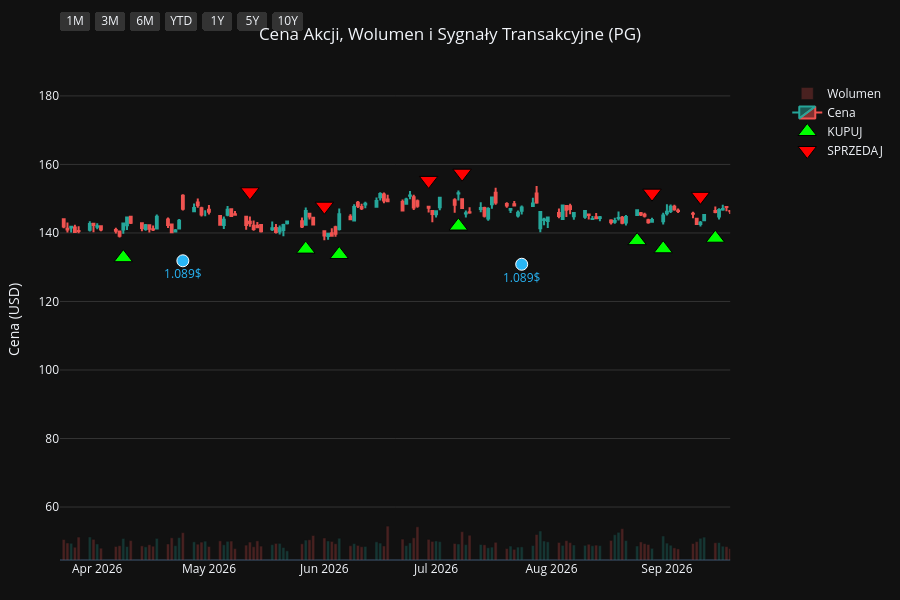
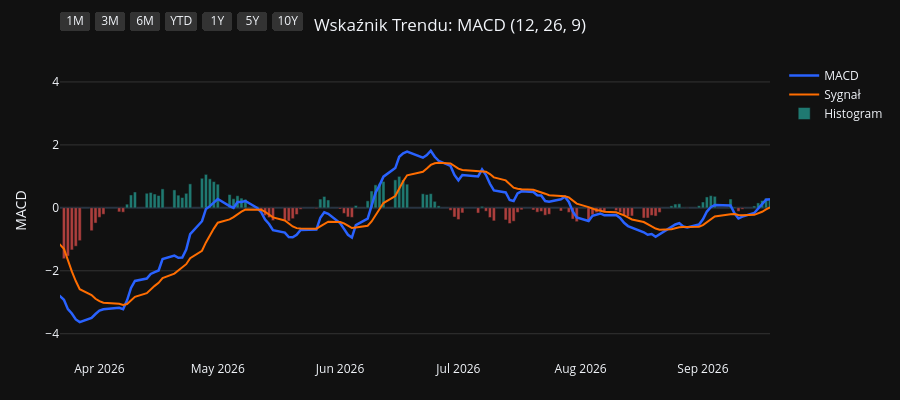
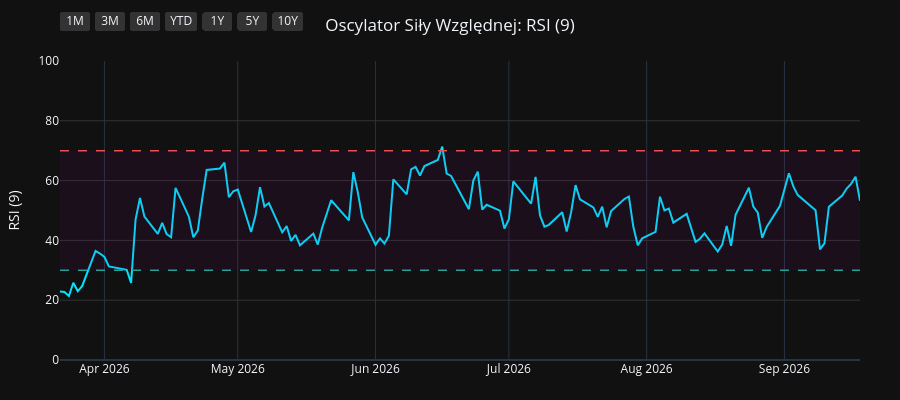
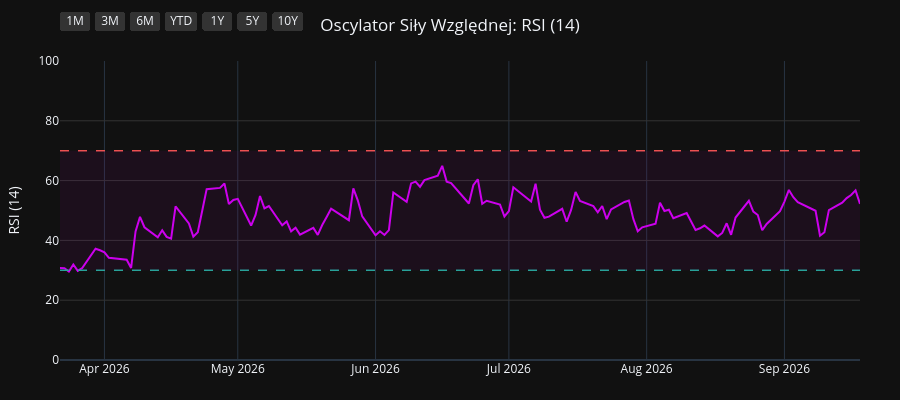

Notebook cell for these charts, in order:
### Code cell
import os
import yfinance as yf
import pandas as pd
import pandas_ta as ta
import plotly.graph_objects as go
from plotly.subplots import make_subplots

# 1. Pobranie i przygotowanie danych
symbol = os.environ.get("STOCK_TICKER", "").strip().upper()
if not symbol:
    raise RuntimeError("Set STOCK_TICKER before running price_extractor.ipynb")
df = yf.Ticker(symbol).history(period="10y")
df.index = df.index.tz_localize(None)

# Wskaźniki i sygnały
df.ta.macd(fast=12, slow=26, signal=9, append=True)
df.ta.rsi(length=9, append=True)
df.ta.rsi(length=14, append=True)
df.ta.rsi(length=21, append=True)
df.dropna(inplace=True)

macd = df['MACD_12_26_9']
signal = df['MACDs_12_26_9']
wczorajszy_macd = macd.shift(1)
wczorajszy_signal = signal.shift(1)

df['Decyzja'] = 'BRAK'
df.loc[(macd > signal) & (wczorajszy_macd <= wczorajszy_signal), 'Decyzja'] = 'KUPUJ'
df.loc[(macd < signal) & (wczorajszy_macd >= wczorajszy_signal), 'Decyzja'] = 'SPRZEDAJ'

df_kupuj = df[df['Decyzja'] == 'KUPUJ']
df_sprzedaj = df[df['Decyzja'] == 'SPRZEDAJ']
df_dywidendy = df[df['Dividends'] > 0]
df_splity = df[df['Stock Splits'] > 0]

# Wspólna konfiguracja osi X
konfiguracja_osi_x = dict(
    type="date",
    showspikes=True, spikemode="across", spikesnap="cursor", spikedash="dot", spikecolor="#ffffff", spikethickness=1, hoverformat="%Y-%m-%d",
    rangeselector=dict(
        buttons=list([
            dict(count=1, label="1M", step="month", stepmode="backward"),
            dict(count=3, label="3M", step="month", stepmode="backward"),
            dict(count=6, label="6M", step="month", stepmode="backward"),
            dict(count=1, label="YTD", step="year", stepmode="todate"),
            dict(count=1, label="1Y", step="year", stepmode="backward"),
            dict(count=5, label="5Y", step="year", stepmode="backward"),
            dict(step="all", label="10Y")
        ]),
        bgcolor="#333333", activecolor="#2962ff", x=0, y=1.1
    )
)

# ==========================================
# WYKRES 1: CENA + WOLUMEN + SYGNAŁY
# ==========================================
fig1 = make_subplots(specs=[[{"secondary_y": True}]])

kolory_wolumenu = ['#26a69a' if row['Close'] >= row['Open'] else '#ef5350' for index, row in df.iterrows()]
fig1.add_trace(go.Bar(x=df.index, y=df['Volume'], marker_color=kolory_wolumenu, opacity=0.25, name='Wolumen'), secondary_y=True)
fig1.add_trace(go.Candlestick(x=df.index, open=df['Open'], high=df['High'], low=df['Low'], close=df['Close'], name='Cena', increasing_line_color='#26a69a', decreasing_line_color='#ef5350'), secondary_y=False)
fig1.add_trace(go.Scatter(x=df_kupuj.index, y=df_kupuj['Low'] * 0.95, customdata=df_kupuj[['Low', 'High']], mode='markers', marker=dict(symbol='triangle-up', size=16, color='#00ff00', line=dict(width=1, color='black')), name='KUPUJ', hovertemplate='KUPUJ<br>Najniższa: %{customdata[0]:.2f}<br>Najwyższa: %{customdata[1]:.2f}<extra></extra>'), secondary_y=False)
fig1.add_trace(go.Scatter(x=df_sprzedaj.index, y=df_sprzedaj['High'] * 1.05, customdata=df_sprzedaj[['Low', 'High']], mode='markers', marker=dict(symbol='triangle-down', size=16, color='#ff0000', line=dict(width=1, color='black')), name='SPRZEDAJ', hovertemplate='SPRZEDAJ<br>Najniższa: %{customdata[0]:.2f}<br>Najwyższa: %{customdata[1]:.2f}<extra></extra>'), secondary_y=False)

if not df_dywidendy.empty:
    fig1.add_trace(go.Scatter(x=df_dywidendy.index, y=df_dywidendy['Low'] * 0.90, mode='markers+text', marker=dict(symbol='circle', size=12, color='#29b6f6', line=dict(width=1, color='white')), text=df_dywidendy['Dividends'].apply(lambda x: f"{x}$"), textposition="bottom center", name='Dywidenda', showlegend=False, hovertemplate='Dywidenda: %{text}<extra></extra>', textfont=dict(color="#29b6f6")), secondary_y=False)
if not df_splity.empty:
                    fig1.add_trace(go.Scatter(x=df_splity.index, y=df_splity['High'], mode='markers+text', marker=dict(symbol='star', size=16, color='#ffee58', line=dict(width=1, color='black')), text=df_splity['Stock Splits'].apply(lambda x: f"{x:g}:1" if x >= 1 else f"1:{1 / x:g}"), textposition="top center", name='Split', hovertemplate='%{text}<extra></extra>', textfont=dict(color="#ffee58")), secondary_y=False)

fig1.update_layout(title=dict(text=f"Cena Akcji, Wolumen i Sygnały Transakcyjne ({symbol})", x=0.5, xanchor='center'), dragmode='pan', xaxis_rangeslider_visible=False, template='plotly_dark', height=600, hovermode='x unified', margin=dict(l=60, r=40, t=60, b=40))
fig1.update_xaxes(**konfiguracja_osi_x)
fig1.update_xaxes(range=[df.index.max() - pd.Timedelta(days=180), df.index.max()])
fig1.update_yaxes(title_text="Cena (USD)", secondary_y=False, gridcolor='#333333')
fig1.update_yaxes(range=[0, df['Volume'].max() * 4], showgrid=False, showticklabels=False, secondary_y=True)
fig1.show(config={'scrollZoom': True})

# ==========================================
# WYKRES 2: WSKAŹNIK MACD
# ==========================================
fig2 = go.Figure()
fig2.add_trace(go.Scatter(x=df.index, y=df['MACD_12_26_9'], line=dict(color='#2962ff', width=2.5), name='MACD'))
fig2.add_trace(go.Scatter(x=df.index, y=df['MACDs_12_26_9'], line=dict(color='#ff6d00', width=2), name='Sygnał'))
kolory_macd = ['#26a69a' if val >= 0 else '#ef5350' for val in df['MACDh_12_26_9']]
fig2.add_trace(go.Bar(x=df.index, y=df['MACDh_12_26_9'], marker_color=kolory_macd, name='Histogram', opacity=0.7))
fig2.update_layout(title=dict(text="Wskaźnik Trendu: MACD (12, 26, 9)", x=0.5, xanchor='center'), dragmode='pan', xaxis_rangeslider_visible=False, template='plotly_dark', height=400, hovermode='x unified', margin=dict(l=60, r=40, t=60, b=40))
fig2.update_xaxes(**konfiguracja_osi_x)
fig2.update_xaxes(range=[df.index.max() - pd.Timedelta(days=180), df.index.max()])
fig2.update_yaxes(title_text="MACD", gridcolor='#333333')
fig2.show(config={'scrollZoom': True})

# ==========================================
# WYKRES 3: OSCYLATOR RSI (9)
# ==========================================
fig3 = go.Figure()
fig3.add_trace(go.Scatter(x=df.index, y=df['RSI_9'], line=dict(color='#00e5ff', width=2), name='RSI (9)'))
fig3.add_hline(y=70, line_dash="dash", line_color="#ef5350", line_width=1.5)
fig3.add_hline(y=30, line_dash="dash", line_color="#26a69a", line_width=1.5)
fig3.add_hrect(y0=30, y1=70, line_width=0, fillcolor="purple", opacity=0.1)
fig3.update_layout(title=dict(text="Oscylator Siły Względnej: RSI (9)", x=0.5, xanchor='center'), dragmode='pan', xaxis_rangeslider_visible=False, template='plotly_dark', height=400, hovermode='x unified', margin=dict(l=60, r=40, t=60, b=40))
fig3.update_xaxes(**konfiguracja_osi_x)
fig3.update_xaxes(range=[df.index.max() - pd.Timedelta(days=180), df.index.max()])
fig3.update_yaxes(title_text="RSI (9)", range=[0, 100], gridcolor='#333333')
fig3.show(config={'scrollZoom': True})

# ==========================================
# WYKRES 4: OSCYLATOR RSI (14)
# ==========================================
fig4 = go.Figure()
fig4.add_trace(go.Scatter(x=df.index, y=df['RSI_14'], line=dict(color='#d500f9', width=2), name='RSI (14)'))
fig4.add_hline(y=70, line_dash="dash", line_color="#ef5350", line_width=1.5)
fig4.add_hline(y=30, line_dash="dash", line_color="#26a69a", line_width=1.5)
fig4.add_hrect(y0=30, y1=70, line_width=0, fillcolor="purple", opacity=0.1)
fig4.update_layout(title=dict(text="Oscylator Siły Względnej: RSI (14)", x=0.5, xanchor='center'), dragmode='pan', xaxis_rangeslider_visible=False, template='plotly_dark', height=400, hovermode='x unified', margin=dict(l=60, r=40, t=60, b=40))
fig4.update_xaxes(**konfiguracja_osi_x)
fig4.update_xaxes(range=[df.index.max() - pd.Timedelta(days=180), df.index.max()])
fig4.update_yaxes(title_text="RSI (14)", range=[0, 100], gridcolor='#333333')
fig4.show(config={'scrollZoom': True})

# ==========================================
# WYKRES 5: OSCYLATOR RSI (21)
# ==========================================
fig5 = go.Figure()
fig5.add_trace(go.Scatter(x=df.index, y=df['RSI_21'], line=dict(color='#64dd17', width=2), name='RSI (21)'))
fig5.add_hline(y=70, line_dash="dash", line_color="#ef5350", line_width=1.5)
fig5.add_hline(y=30, line_dash="dash", line_color="#26a69a", line_width=1.5)
fig5.add_hrect(y0=30, y1=70, line_width=0, fillcolor="purple", opacity=0.1)
fig5.update_layout(title=dict(text="Oscylator Siły Względnej: RSI (21)", x=0.5, xanchor='center'), dragmode='pan', xaxis_rangeslider_visible=False, template='plotly_dark', height=400, hovermode='x unified', margin=dict(l=60, r=40, t=60, b=40))
fig5.update_xaxes(**konfiguracja_osi_x)
fig5.update_xaxes(range=[df.index.max() - pd.Timedelta(days=180), df.index.max()])
fig5.update_yaxes(title_text="RSI (21)", range=[0, 100], gridcolor='#333333')
fig5.show(config={'scrollZoom': True})

### Figure 1 — Plotly figure (JSON) as saved in the notebook; plotly's stock layout.template omitted (floating-point values rounded to 4 significant figures; data arrays with more than 128 entries replaced by an {"elided": "..."} marker saying what was removed)
{"data": [{"marker": {"color": {"elided": "2481 str values"}}, "name": "Wolumen", "opacity": 0.25, "type": "bar", "x": {"elided": "2481 str values"}, "xaxis": "x", "y": {"elided": "2481 int values"}, "yaxis": "y2"}, {"close": {"elided": "2481 float values"}, "decreasing": {"line": {"color": "#ef5350"}}, "high": {"elided": "2481 float values"}, "increasing": {"line": {"color": "#26a69a"}}, "low": {"elided": "2481 float values"}, "name": "Cena", "open": {"elided": "2481 float values"}, "type": "candlestick", "x": {"elided": "2481 str values"}, "xaxis": "x", "yaxis": "y"}, {"customdata": {"elided": "103x2 float values"}, "hovertemplate": "KUPUJ<br>Najniższa: %{customdata[0]:.2f}<br>Najwyższa: %{customdata[1]:.2f}<extra></extra>", "marker": {"color": "#00ff00", "line": {"color": "black", "width": 1}, "size": 16, "symbol": "triangle-up"}, "mode": "markers", "name": "KUPUJ", "type": "scatter", "x": ["2016-11-28T00:00:00", "2017-01-17T00:00:00", "2017-02-15T00:00:00", "2017-04-18T00:00:00", "2017-04-25T00:00:00", "2017-05-19T00:00:00", "2017-07-18T00:00:00", "2017-09-20T00:00:00", "2017-10-13T00:00:00", "2017-11-08T00:00:00", "2018-01-22T00:00:00", "2018-02-20T00:00:00", "2018-02-22T00:00:00", "2018-03-02T00:00:00", "2018-03-28T00:00:00", "2018-05-09T00:00:00", "2018-07-27T00:00:00", "2018-08-16T00:00:00", "2018-09-19T00:00:00", "2018-10-19T00:00:00", "2018-12-14T00:00:00", "2019-01-18T00:00:00", "2019-01-23T00:00:00", "2019-03-14T00:00:00", "2019-04-08T00:00:00", "2019-04-15T00:00:00", "2019-05-16T00:00:00", "2019-06-07T00:00:00", "2019-07-03T00:00:00", "2019-07-30T00:00:00", "2019-08-16T00:00:00", "2019-08-27T00:00:00", "2019-09-26T00:00:00", "2019-10-23T00:00:00", "2019-11-19T00:00:00", "2019-11-26T00:00:00", "2020-01-15T00:00:00", "2020-02-05T00:00:00", "2020-02-21T00:00:00", "2020-03-30T00:00:00", "2020-05-28T00:00:00", "2020-07-01T00:00:00", "2020-08-25T00:00:00", "2020-10-06T00:00:00", "2020-11-06T00:00:00", "2020-11-12T00:00:00", "2020-12-17T00:00:00", "2021-02-10T00:00:00", "2021-03-08T00:00:00", "2021-05-10T00:00:00", "2021-06-28T00:00:00", "2021-08-13T00:00:00", "2021-09-14T00:00:00", "2021-10-11T00:00:00", "2021-10-26T00:00:00", "2021-12-06T00:00:00", "2022-02-03T00:00:00", "2022-03-18T00:00:00", "2022-06-02T00:00:00", "2022-06-23T00:00:00", "2022-07-25T00:00:00", "2022-08-03T00:00:00", "2022-10-17T00:00:00", "2023-02-17T00:00:00", "2023-04-21T00:00:00", "2023-06-13T00:00:00", "2023-07-20T00:00:00", "2023-09-18T00:00:00", "2023-10-16T00:00:00", "2023-11-30T00:00:00", "2023-12-28T00:00:00", "2024-02-23T00:00:00", "2024-04-19T00:00:00", "2024-06-10T00:00:00", "2024-06-18T00:00:00", "2024-07-17T00:00:00", "2024-08-05T00:00:00", "2024-08-20T00:00:00", "2024-08-30T00:00:00", "2024-10-15T00:00:00", "2024-11-13T00:00:00", "2025-01-22T00:00:00", "2025-02-21T00:00:00", "2025-04-01T00:00:00", "2025-04-14T00:00:00", "2025-05-15T00:00:00", "2025-07-02T00:00:00", "2025-07-22T00:00:00", "2025-08-11T00:00:00", "2025-09-17T00:00:00", "2025-10-20T00:00:00", "2025-11-13T00:00:00", "2025-11-18T00:00:00", "2025-12-16T00:00:00", "2026-01-12T00:00:00", "2026-02-23T00:00:00", "2026-04-08T00:00:00", "2026-05-27T00:00:00", "2026-06-05T00:00:00", "2026-07-07T00:00:00", "2026-08-24T00:00:00", "2026-08-31T00:00:00", "2026-09-14T00:00:00"], "xaxis": "x", "y": [60.34, 61.15, 66.0, 66.39, 66.25, 63.44, 64.76, 70.02, 69.1, 65.26, 68.77, 61.42, 60.74, 59.41, 59.06, 54.85, 61.31, 63.51, 64.63, 66.05, 74.74, 71.42, 73.46, 79.02, 81.2, 82.21, 84.21, 85.12, 88.36, 94.47, 93.51, 95.25, 98.23, 97.5, 96.94, 96.36, 100.0, 101.0, 101.4, 88.71, 93.11, 96.36, 112.4, 113.2, 116.8, 115.7, 113.1, 105.6, 103.4, 112.7, 111.9, 119.2, 121.1, 118.4, 118.7, 126.3, 136.6, 125.3, 121.2, 118.1, 121.9, 120.5, 107.7, 118.4, 134.8, 125.9, 130.0, 134.8, 127.7, 132.6, 128.1, 142.4, 137.4, 148.6, 149.4, 149.7, 150.0, 151.3, 152.7, 155.6, 150.0, 148.9, 151.1, 154.0, 151.0, 145.5, 146.5, 143.0, 141.5, 146.2, 139.6, 137.2, 135.2, 134.4, 131.7, 150.0, 132.8, 135.3, 133.7, 142.0, 137.8, 135.4, 138.5], "yaxis": "y"}, {"customdata": {"elided": "103x2 float values"}, "hovertemplate": "SPRZEDAJ<br>Najniższa: %{customdata[0]:.2f}<br>Najwyższa: %{customdata[1]:.2f}<extra></extra>", "marker": {"color": "#ff0000", "line": {"color": "black", "width": 1}, "size": 16, "symbol": "triangle-down"}, "mode": "markers", "name": "SPRZEDAJ", "type": "scatter", "x": ["2016-11-10T00:00:00", "2017-01-10T00:00:00", "2017-02-14T00:00:00", "2017-03-02T00:00:00", "2017-04-21T00:00:00", "2017-04-26T00:00:00", "2017-06-27T00:00:00", "2017-08-23T00:00:00", "2017-09-21T00:00:00", "2017-10-20T00:00:00", "2018-01-02T00:00:00", "2018-01-23T00:00:00", "2018-02-21T00:00:00", "2018-03-01T00:00:00", "2018-03-22T00:00:00", "2018-04-19T00:00:00", "2018-07-19T00:00:00", "2018-08-10T00:00:00", "2018-08-23T00:00:00", "2018-09-25T00:00:00", "2018-11-20T00:00:00", "2018-12-17T00:00:00", "2019-01-22T00:00:00", "2019-02-25T00:00:00", "2019-04-04T00:00:00", "2019-04-10T00:00:00", "2019-04-23T00:00:00", "2019-05-22T00:00:00", "2019-06-27T00:00:00", "2019-07-23T00:00:00", "2019-08-05T00:00:00", "2019-08-23T00:00:00", "2019-09-10T00:00:00", "2019-10-02T00:00:00", "2019-11-05T00:00:00", "2019-11-22T00:00:00", "2019-12-23T00:00:00", "2020-01-31T00:00:00", "2020-02-11T00:00:00", "2020-02-24T00:00:00", "2020-04-29T00:00:00", "2020-06-24T00:00:00", "2020-08-19T00:00:00", "2020-08-26T00:00:00", "2020-10-22T00:00:00", "2020-11-09T00:00:00", "2020-11-18T00:00:00", "2021-01-13T00:00:00", "2021-02-26T00:00:00", "2021-04-14T00:00:00", "2021-05-27T00:00:00", "2021-08-11T00:00:00", "2021-08-23T00:00:00", "2021-09-16T00:00:00", "2021-10-21T00:00:00", "2021-11-30T00:00:00", "2022-01-06T00:00:00", "2022-02-07T00:00:00", "2022-05-02T00:00:00", "2022-06-09T00:00:00", "2022-07-20T00:00:00", "2022-07-29T00:00:00", "2022-08-24T00:00:00", "2022-12-15T00:00:00", "2023-04-18T00:00:00", "2023-05-04T00:00:00", "2023-07-11T00:00:00", "2023-08-14T00:00:00", "2023-09-20T00:00:00", "2023-11-20T00:00:00", "2023-12-05T00:00:00", "2024-02-12T00:00:00", "2024-02-26T00:00:00", "2024-05-23T00:00:00", "2024-06-12T00:00:00", "2024-06-25T00:00:00", "2024-07-30T00:00:00", "2024-08-15T00:00:00", "2024-08-28T00:00:00", "2024-09-18T00:00:00", "2024-10-23T00:00:00", "2024-12-09T00:00:00", "2025-02-18T00:00:00", "2025-03-12T00:00:00", "2025-04-04T00:00:00", "2025-04-24T00:00:00", "2025-06-06T00:00:00", "2025-07-09T00:00:00", "2025-07-31T00:00:00", "2025-09-15T00:00:00", "2025-09-18T00:00:00", "2025-11-04T00:00:00", "2025-11-17T00:00:00", "2025-12-04T00:00:00", "2026-01-05T00:00:00", "2026-02-19T00:00:00", "2026-03-03T00:00:00", "2026-05-12T00:00:00", "2026-06-01T00:00:00", "2026-06-29T00:00:00", "2026-07-08T00:00:00", "2026-08-28T00:00:00", "2026-09-10T00:00:00"], "xaxis": "x", "y": [69.06, 68.04, 71.65, 74.39, 73.07, 73.66, 73.13, 76.43, 77.95, 74.76, 76.4, 75.54, 68.5, 66.39, 64.91, 63.99, 67.53, 69.72, 71.29, 71.98, 80.69, 83.02, 79.56, 87.1, 89.89, 91.05, 90.91, 93.48, 96.29, 102.0, 102.2, 105.6, 106.5, 108.7, 105.8, 106.7, 111.3, 113.0, 112.4, 112.6, 105.7, 105.7, 122.9, 125.6, 129.4, 133.2, 128.8, 125.1, 115.7, 123.8, 126.9, 132.3, 134.2, 134.1, 131.2, 138.0, 153.5, 151.6, 152.2, 138.0, 135.5, 134.7, 139.2, 144.7, 145.3, 151.0, 143.7, 152.8, 150.2, 147.5, 149.0, 154.9, 158.4, 166.2, 165.8, 167.0, 161.5, 168.8, 170.3, 175.0, 170.3, 173.9, 166.9, 173.0, 174.8, 163.1, 167.4, 160.3, 155.0, 161.7, 162.2, 153.6, 152.0, 151.4, 145.2, 165.5, 167.8, 152.0, 147.8, 155.3, 157.4, 151.6, 150.7], "yaxis": "y"}, {"hovertemplate": "Dywidenda: %{text}<extra></extra>", "marker": {"color": "#29b6f6", "line": {"color": "white", "width": 1}, "size": 12, "symbol": "circle"}, "mode": "markers+text", "name": "Dywidenda", "showlegend": false, "text": ["0.67$", "0.69$", "0.69$", "0.69$", "0.69$", "0.717$", "0.717$", "0.717$", "0.717$", "0.746$", "0.746$", "0.746$", "0.746$", "0.791$", "0.791$", "0.791$", "0.791$", "0.87$", "0.87$", "0.87$", "0.87$", "0.913$", "0.913$", "0.913$", "0.913$", "0.941$", "0.941$", "0.941$", "0.941$", "1.007$", "1.007$", "1.007$", "1.007$", "1.057$", "1.057$", "1.057$", "1.057$", "1.089$", "1.089$"], "textfont": {"color": "#29b6f6"}, "textposition": "bottom center", "type": "scatter", "x": ["2017-01-18T00:00:00", "2017-04-19T00:00:00", "2017-07-19T00:00:00", "2017-10-19T00:00:00", "2018-01-18T00:00:00", "2018-04-19T00:00:00", "2018-07-19T00:00:00", "2018-10-18T00:00:00", "2019-01-17T00:00:00", "2019-04-17T00:00:00", "2019-07-18T00:00:00", "2019-10-17T00:00:00", "2020-01-23T00:00:00", "2020-04-23T00:00:00", "2020-07-23T00:00:00", "2020-10-22T00:00:00", "2021-01-21T00:00:00", "2021-04-22T00:00:00", "2021-07-22T00:00:00", "2021-10-21T00:00:00", "2022-01-20T00:00:00", "2022-04-21T00:00:00", "2022-07-21T00:00:00", "2022-10-20T00:00:00", "2023-01-19T00:00:00", "2023-04-20T00:00:00", "2023-07-20T00:00:00", "2023-10-19T00:00:00", "2024-01-18T00:00:00", "2024-04-18T00:00:00", "2024-07-19T00:00:00", "2024-10-18T00:00:00", "2025-01-24T00:00:00", "2025-04-21T00:00:00", "2025-07-18T00:00:00", "2025-10-24T00:00:00", "2026-01-23T00:00:00", "2026-04-24T00:00:00", "2026-07-24T00:00:00"], "xaxis": "x", "y": [58.89, 62.78, 61.93, 64.92, 64.36, 53.75, 56.93, 58.99, 67.15, 78.85, 86.48, 88.36, 94.3, 90.63, 97.04, 109.6, 102.0, 105.4, 108.2, 110.8, 128.2, 130.8, 112.6, 103.4, 116.8, 124.3, 123.2, 123.2, 123.7, 132.2, 142.5, 144.5, 140.8, 142.7, 134.3, 133.4, 132.8, 131.9, 130.9], "yaxis": "y"}], "layout": {"dragmode": "pan", "height": 600, "hovermode": "x unified", "margin": {"b": 40, "l": 60, "r": 40, "t": 60}, "title": {"text": "Cena Akcji, Wolumen i Sygnały Transakcyjne (PG)", "x": 0.5, "xanchor": "center"}, "xaxis": {"anchor": "y", "domain": [0.0, 0.94], "hoverformat": "%Y-%m-%d", "range": ["2026-03-22T00:00:00", "2026-09-18T00:00:00"], "rangeselector": {"activecolor": "#2962ff", "bgcolor": "#333333", "buttons": [{"count": 1, "label": "1M", "step": "month", "stepmode": "backward"}, {"count": 3, "label": "3M", "step": "month", "stepmode": "backward"}, {"count": 6, "label": "6M", "step": "month", "stepmode": "backward"}, {"count": 1, "label": "YTD", "step": "year", "stepmode": "todate"}, {"count": 1, "label": "1Y", "step": "year", "stepmode": "backward"}, {"count": 5, "label": "5Y", "step": "year", "stepmode": "backward"}, {"label": "10Y", "step": "all"}], "x": 0, "y": 1.1}, "rangeslider": {"visible": false}, "showspikes": true, "spikecolor": "#ffffff", "spikedash": "dot", "spikemode": "across", "spikesnap": "cursor", "spikethickness": 1, "type": "date"}, "yaxis": {"anchor": "x", "domain": [0.0, 1.0], "gridcolor": "#333333", "title": {"text": "Cena (USD)"}}, "yaxis2": {"anchor": "x", "overlaying": "y", "range": [0, 242483600], "showgrid": false, "showticklabels": false, "side": "right"}}}

### Figure 2 — Plotly figure (JSON) as saved in the notebook; plotly's stock layout.template omitted (floating-point values rounded to 4 significant figures; data arrays with more than 128 entries replaced by an {"elided": "..."} marker saying what was removed)
{"data": [{"line": {"color": "#2962ff", "width": 2.5}, "name": "MACD", "type": "scatter", "x": {"elided": "2481 str values"}, "y": {"elided": "2481 float values"}}, {"line": {"color": "#ff6d00", "width": 2}, "name": "Sygnał", "type": "scatter", "x": {"elided": "2481 str values"}, "y": {"elided": "2481 float values"}}, {"marker": {"color": {"elided": "2481 str values"}}, "name": "Histogram", "opacity": 0.7, "type": "bar", "x": {"elided": "2481 str values"}, "y": {"elided": "2481 float values"}}], "layout": {"dragmode": "pan", "height": 400, "hovermode": "x unified", "margin": {"b": 40, "l": 60, "r": 40, "t": 60}, "title": {"text": "Wskaźnik Trendu: MACD (12, 26, 9)", "x": 0.5, "xanchor": "center"}, "xaxis": {"hoverformat": "%Y-%m-%d", "range": ["2026-03-22T00:00:00", "2026-09-18T00:00:00"], "rangeselector": {"activecolor": "#2962ff", "bgcolor": "#333333", "buttons": [{"count": 1, "label": "1M", "step": "month", "stepmode": "backward"}, {"count": 3, "label": "3M", "step": "month", "stepmode": "backward"}, {"count": 6, "label": "6M", "step": "month", "stepmode": "backward"}, {"count": 1, "label": "YTD", "step": "year", "stepmode": "todate"}, {"count": 1, "label": "1Y", "step": "year", "stepmode": "backward"}, {"count": 5, "label": "5Y", "step": "year", "stepmode": "backward"}, {"label": "10Y", "step": "all"}], "x": 0, "y": 1.1}, "rangeslider": {"visible": false}, "showspikes": true, "spikecolor": "#ffffff", "spikedash": "dot", "spikemode": "across", "spikesnap": "cursor", "spikethickness": 1, "type": "date"}, "yaxis": {"gridcolor": "#333333", "title": {"text": "MACD"}}}}

### Figure 3 — Plotly figure (JSON) as saved in the notebook; plotly's stock layout.template omitted (floating-point values rounded to 4 significant figures; data arrays with more than 128 entries replaced by an {"elided": "..."} marker saying what was removed)
{"data": [{"line": {"color": "#00e5ff", "width": 2}, "name": "RSI (9)", "type": "scatter", "x": {"elided": "2481 str values"}, "y": {"elided": "2481 float values"}}], "layout": {"dragmode": "pan", "height": 400, "hovermode": "x unified", "margin": {"b": 40, "l": 60, "r": 40, "t": 60}, "shapes": [{"line": {"color": "#ef5350", "dash": "dash", "width": 1.5}, "type": "line", "x0": 0, "x1": 1, "xref": "x domain", "y0": 70, "y1": 70, "yref": "y"}, {"line": {"color": "#26a69a", "dash": "dash", "width": 1.5}, "type": "line", "x0": 0, "x1": 1, "xref": "x domain", "y0": 30, "y1": 30, "yref": "y"}, {"fillcolor": "purple", "line": {"width": 0}, "opacity": 0.1, "type": "rect", "x0": 0, "x1": 1, "xref": "x domain", "y0": 30, "y1": 70, "yref": "y"}], "title": {"text": "Oscylator Siły Względnej: RSI (9)", "x": 0.5, "xanchor": "center"}, "xaxis": {"hoverformat": "%Y-%m-%d", "range": ["2026-03-22T00:00:00", "2026-09-18T00:00:00"], "rangeselector": {"activecolor": "#2962ff", "bgcolor": "#333333", "buttons": [{"count": 1, "label": "1M", "step": "month", "stepmode": "backward"}, {"count": 3, "label": "3M", "step": "month", "stepmode": "backward"}, {"count": 6, "label": "6M", "step": "month", "stepmode": "backward"}, {"count": 1, "label": "YTD", "step": "year", "stepmode": "todate"}, {"count": 1, "label": "1Y", "step": "year", "stepmode": "backward"}, {"count": 5, "label": "5Y", "step": "year", "stepmode": "backward"}, {"label": "10Y", "step": "all"}], "x": 0, "y": 1.1}, "rangeslider": {"visible": false}, "showspikes": true, "spikecolor": "#ffffff", "spikedash": "dot", "spikemode": "across", "spikesnap": "cursor", "spikethickness": 1, "type": "date"}, "yaxis": {"gridcolor": "#333333", "range": [0, 100], "title": {"text": "RSI (9)"}}}}

### Figure 4 — Plotly figure (JSON) as saved in the notebook; plotly's stock layout.template omitted (floating-point values rounded to 4 significant figures; data arrays with more than 128 entries replaced by an {"elided": "..."} marker saying what was removed)
{"data": [{"line": {"color": "#d500f9", "width": 2}, "name": "RSI (14)", "type": "scatter", "x": {"elided": "2481 str values"}, "y": {"elided": "2481 float values"}}], "layout": {"dragmode": "pan", "height": 400, "hovermode": "x unified", "margin": {"b": 40, "l": 60, "r": 40, "t": 60}, "shapes": [{"line": {"color": "#ef5350", "dash": "dash", "width": 1.5}, "type": "line", "x0": 0, "x1": 1, "xref": "x domain", "y0": 70, "y1": 70, "yref": "y"}, {"line": {"color": "#26a69a", "dash": "dash", "width": 1.5}, "type": "line", "x0": 0, "x1": 1, "xref": "x domain", "y0": 30, "y1": 30, "yref": "y"}, {"fillcolor": "purple", "line": {"width": 0}, "opacity": 0.1, "type": "rect", "x0": 0, "x1": 1, "xref": "x domain", "y0": 30, "y1": 70, "yref": "y"}], "title": {"text": "Oscylator Siły Względnej: RSI (14)", "x": 0.5, "xanchor": "center"}, "xaxis": {"hoverformat": "%Y-%m-%d", "range": ["2026-03-22T00:00:00", "2026-09-18T00:00:00"], "rangeselector": {"activecolor": "#2962ff", "bgcolor": "#333333", "buttons": [{"count": 1, "label": "1M", "step": "month", "stepmode": "backward"}, {"count": 3, "label": "3M", "step": "month", "stepmode": "backward"}, {"count": 6, "label": "6M", "step": "month", "stepmode": "backward"}, {"count": 1, "label": "YTD", "step": "year", "stepmode": "todate"}, {"count": 1, "label": "1Y", "step": "year", "stepmode": "backward"}, {"count": 5, "label": "5Y", "step": "year", "stepmode": "backward"}, {"label": "10Y", "step": "all"}], "x": 0, "y": 1.1}, "rangeslider": {"visible": false}, "showspikes": true, "spikecolor": "#ffffff", "spikedash": "dot", "spikemode": "across", "spikesnap": "cursor", "spikethickness": 1, "type": "date"}, "yaxis": {"gridcolor": "#333333", "range": [0, 100], "title": {"text": "RSI (14)"}}}}
